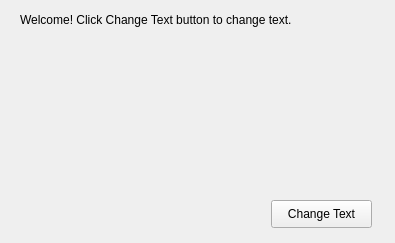
<?xml version="1.0" encoding="UTF-8"?>
<ui version="4.0">
 <class>SS_form_1</class>
 <widget class="QWidget" name="SS_form_1">
  <property name="geometry">
   <rect>
    <x>0</x>
    <y>0</y>
    <width>395</width>
    <height>243</height>
   </rect>
  </property>
  <property name="windowTitle">
   <string>Form1</string>
  </property>
  <widget class="QPushButton" name="pb_changeText">
   <property name="geometry">
    <rect>
     <x>271</x>
     <y>200</y>
     <width>101</width>
     <height>28</height>
    </rect>
   </property>
   <property name="text">
    <string>Change Text</string>
   </property>
  </widget>
  <widget class="QLabel" name="lb_changedText">
   <property name="geometry">
    <rect>
     <x>20</x>
     <y>10</y>
     <width>361</width>
     <height>20</height>
    </rect>
   </property>
   <property name="text">
    <string>Welcome! Click Change Text button to change text.</string>
   </property>
  </widget>
 </widget>
 <resources/>
 <connections/>
</ui>
